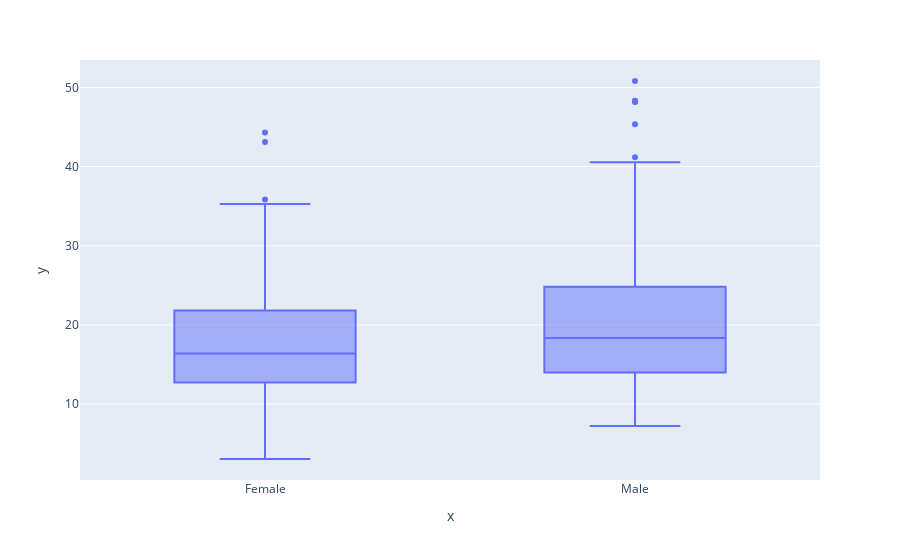

Notebook code for this chart:
### Code cell
import plotly.express as px
fig = px.box(x = tips.sex, y=tips.total_bill)
fig.show()

### Figure 1 — Plotly figure (JSON) as saved in the notebook; plotly's stock layout.template omitted (floating-point values rounded to 4 significant figures; data arrays with more than 128 entries replaced by an {"elided": "..."} marker saying what was removed)
{"data": [{"alignmentgroup": "True", "hovertemplate": "x=%{x}<br>y=%{y}<extra></extra>", "legendgroup": "", "marker": {"color": "#636efa"}, "name": "", "notched": false, "offsetgroup": "", "orientation": "v", "showlegend": false, "type": "box", "x": {"elided": "244 str values"}, "x0": " ", "xaxis": "x", "y": {"elided": "244 float values"}, "y0": " ", "yaxis": "y"}], "layout": {"autosize": true, "boxmode": "group", "legend": {"tracegroupgap": 0}, "margin": {"t": 60}, "xaxis": {"anchor": "y", "autorange": false, "domain": [0, 1], "range": [-0.5, 1.5], "title": {"text": "x"}, "type": "category"}, "yaxis": {"anchor": "x", "autorange": false, "domain": [0, 1], "range": [0.4178, 53.46], "title": {"text": "y"}, "type": "linear"}}}
